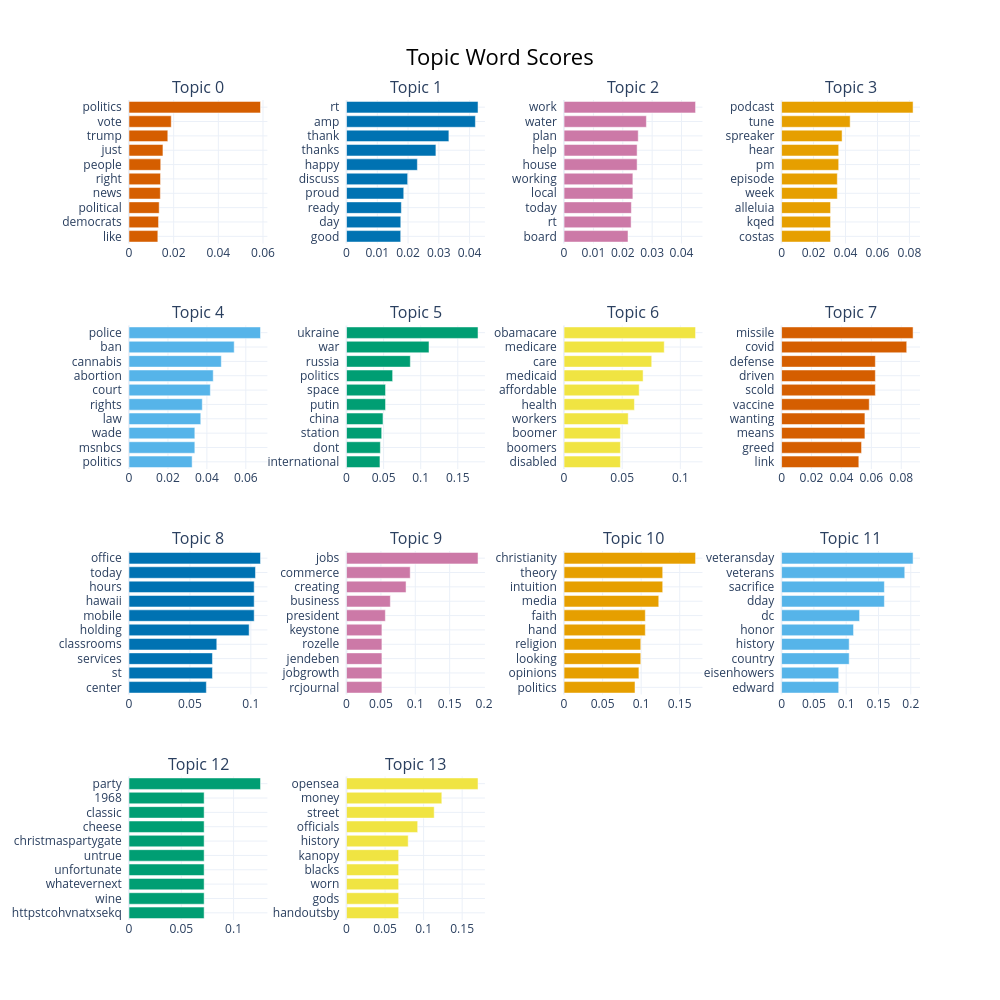

The code cell stored with this chart in its notebook:
### Markdown cell above
#### Visualizing Topic Terms: Bar Chart of Top Keywords

In the visualization below, we present a bar chart depicting the top 10 keywords for the most prominent topics identified by the BERTopic model. The bar chart helps illustrate the composition of each topic by showing the relative importance of each keyword, as represented by the c-TF-IDF scores. 

These scores indicate which words best describe a given topic, making it easy to understand the distinguishing characteristics of different topics. However, without clear labels, interpreting these keywords can be challenging, which is why we later leverage an LLM to provide human-readable summaries.

**Key Insights**:
- What are the key terms that define each topic?
- Are there any overlapping terms between topics?

### Code cell
# Visualize the terms for the topics using a bar chart
barchart_fig = combined_model_reduced.visualize_barchart(top_n_topics=15, n_words=10)  # Show top 15 topics and 10 keywords per topic

# Save the visualization as an HTML file
barchart_fig.write_html("topic_barchart.html")

# Show the visualization directly (if running in an environment that supports it)
barchart_fig.show()

### Figure 1 — Plotly figure (JSON) as saved in the notebook; plotly's stock layout.template omitted (floating-point values rounded to 4 significant figures)
{"data": [{"marker": {"color": "#D55E00"}, "orientation": "h", "type": "bar", "x": [0.01291, 0.01323, 0.01351, 0.01404, 0.01412, 0.01421, 0.0152, 0.01738, 0.01892, 0.05889], "xaxis": "x", "y": ["like  ", "democrats  ", "political  ", "news  ", "right  ", "people  ", "just  ", "trump  ", "vote  ", "politics  "], "yaxis": "y"}, {"marker": {"color": "#0072B2"}, "orientation": "h", "type": "bar", "x": [0.01761, 0.01764, 0.01782, 0.0186, 0.01987, 0.02303, 0.02905, 0.03327, 0.04189, 0.04275], "xaxis": "x2", "y": ["good  ", "day  ", "ready  ", "proud  ", "discuss  ", "happy  ", "thanks  ", "thank  ", "amp  ", "rt  "], "yaxis": "y2"}, {"marker": {"color": "#CC79A7"}, "orientation": "h", "type": "bar", "x": [0.02178, 0.02284, 0.02293, 0.02344, 0.02344, 0.02488, 0.02488, 0.02526, 0.02804, 0.04479], "xaxis": "x3", "y": ["board  ", "rt  ", "today  ", "local  ", "working  ", "house  ", "help  ", "plan  ", "water  ", "work  "], "yaxis": "y3"}, {"marker": {"color": "#E69F00"}, "orientation": "h", "type": "bar", "x": [0.03064, 0.03064, 0.03064, 0.03488, 0.03488, 0.03574, 0.03574, 0.03786, 0.04291, 0.08228], "xaxis": "x4", "y": ["costas  ", "kqed  ", "alleluia  ", "week  ", "episode  ", "pm  ", "hear  ", "spreaker  ", "tune  ", "podcast  "], "yaxis": "y4"}, {"marker": {"color": "#56B4E9"}, "orientation": "h", "type": "bar", "x": [0.03243, 0.03382, 0.03382, 0.03687, 0.03764, 0.04178, 0.04326, 0.04742, 0.05404, 0.06755], "xaxis": "x5", "y": ["politics  ", "msnbcs  ", "wade  ", "law  ", "rights  ", "court  ", "abortion  ", "cannabis  ", "ban  ", "police  "], "yaxis": "y5"}, {"marker": {"color": "#009E73"}, "orientation": "h", "type": "bar", "x": [0.04508, 0.04563, 0.04742, 0.04915, 0.05259, 0.05259, 0.06216, 0.08602, 0.1112, 0.1773], "xaxis": "x6", "y": ["international  ", "dont  ", "station  ", "china  ", "putin  ", "space  ", "politics  ", "russia  ", "war  ", "ukraine  "], "yaxis": "y6"}, {"marker": {"color": "#F0E442"}, "orientation": "h", "type": "bar", "x": [0.04848, 0.04848, 0.04848, 0.05518, 0.06052, 0.06462, 0.06798, 0.0754, 0.08616, 0.1131], "xaxis": "x7", "y": ["disabled  ", "boomers  ", "boomer  ", "workers  ", "health  ", "affordable  ", "medicaid  ", "care  ", "medicare  ", "obamacare  "], "yaxis": "y7"}, {"marker": {"color": "#D55E00"}, "orientation": "h", "type": "bar", "x": [0.05163, 0.05346, 0.0557, 0.0557, 0.0586, 0.06268, 0.06268, 0.06268, 0.08364, 0.0879], "xaxis": "x8", "y": ["link  ", "greed  ", "means  ", "wanting  ", "vaccine  ", "scold  ", "driven  ", "defense  ", "covid  ", "missile  "], "yaxis": "y8"}, {"marker": {"color": "#0072B2"}, "orientation": "h", "type": "bar", "x": [0.06349, 0.0685, 0.0685, 0.07206, 0.09861, 0.1028, 0.1028, 0.1028, 0.1038, 0.1079], "xaxis": "x9", "y": ["center  ", "st  ", "services  ", "classrooms  ", "holding  ", "mobile  ", "hawaii  ", "hours  ", "today  ", "office  "], "yaxis": "y9"}, {"marker": {"color": "#CC79A7"}, "orientation": "h", "type": "bar", "x": [0.05148, 0.05148, 0.05148, 0.05148, 0.05148, 0.05648, 0.06376, 0.08658, 0.09262, 0.1913], "xaxis": "x10", "y": ["rcjournal  ", "jobgrowth  ", "jendeben  ", "rozelle  ", "keystone  ", "president  ", "business  ", "creating  ", "commerce  ", "jobs  "], "yaxis": "y10"}, {"marker": {"color": "#E69F00"}, "orientation": "h", "type": "bar", "x": [0.09203, 0.09708, 0.09949, 0.09949, 0.1054, 0.1054, 0.1228, 0.1279, 0.1279, 0.1705], "xaxis": "x11", "y": ["politics  ", "opinions  ", "looking  ", "religion  ", "hand  ", "faith  ", "media  ", "intuition  ", "theory  ", "christianity  "], "yaxis": "y11"}, {"marker": {"color": "#56B4E9"}, "orientation": "h", "type": "bar", "x": [0.08843, 0.08843, 0.1046, 0.1046, 0.1114, 0.1207, 0.1591, 0.1591, 0.1907, 0.2035], "xaxis": "x12", "y": ["edward  ", "eisenhowers  ", "country  ", "history  ", "honor  ", "dc  ", "dday  ", "sacrifice  ", "veterans  ", "veteransday  "], "yaxis": "y12"}, {"marker": {"color": "#009E73"}, "orientation": "h", "type": "bar", "x": [0.07185, 0.07185, 0.07185, 0.07185, 0.07185, 0.07185, 0.07185, 0.07185, 0.07185, 0.1258], "xaxis": "x13", "y": ["httpstcohvnatxsekq  ", "wine  ", "whatevernext  ", "unfortunate  ", "untrue  ", "christmaspartygate  ", "cheese  ", "classic  ", "1968  ", "party  "], "yaxis": "y13"}, {"marker": {"color": "#F0E442"}, "orientation": "h", "type": "bar", "x": [0.06762, 0.06762, 0.06762, 0.06762, 0.06762, 0.08001, 0.09232, 0.1137, 0.1236, 0.1706], "xaxis": "x14", "y": ["handoutsby  ", "gods  ", "worn  ", "blacks  ", "kanopy  ", "history  ", "officials  ", "street  ", "money  ", "opensea  "], "yaxis": "y14"}], "layout": {"annotations": [{"font": {"size": 16}, "showarrow": false, "text": "Topic 0", "x": 0.0875, "xanchor": "center", "xref": "paper", "y": 1, "yanchor": "bottom", "yref": "paper"}, {"font": {"size": 16}, "showarrow": false, "text": "Topic 1", "x": 0.3625, "xanchor": "center", "xref": "paper", "y": 1, "yanchor": "bottom", "yref": "paper"}, {"font": {"size": 16}, "showarrow": false, "text": "Topic 2", "x": 0.6375, "xanchor": "center", "xref": "paper", "y": 1, "yanchor": "bottom", "yref": "paper"}, {"font": {"size": 16}, "showarrow": false, "text": "Topic 3", "x": 0.9125, "xanchor": "center", "xref": "paper", "y": 1, "yanchor": "bottom", "yref": "paper"}, {"font": {"size": 16}, "showarrow": false, "text": "Topic 4", "x": 0.0875, "xanchor": "center", "xref": "paper", "y": 0.725, "yanchor": "bottom", "yref": "paper"}, {"font": {"size": 16}, "showarrow": false, "text": "Topic 5", "x": 0.3625, "xanchor": "center", "xref": "paper", "y": 0.725, "yanchor": "bottom", "yref": "paper"}, {"font": {"size": 16}, "showarrow": false, "text": "Topic 6", "x": 0.6375, "xanchor": "center", "xref": "paper", "y": 0.725, "yanchor": "bottom", "yref": "paper"}, {"font": {"size": 16}, "showarrow": false, "text": "Topic 7", "x": 0.9125, "xanchor": "center", "xref": "paper", "y": 0.725, "yanchor": "bottom", "yref": "paper"}, {"font": {"size": 16}, "showarrow": false, "text": "Topic 8", "x": 0.0875, "xanchor": "center", "xref": "paper", "y": 0.45, "yanchor": "bottom", "yref": "paper"}, {"font": {"size": 16}, "showarrow": false, "text": "Topic 9", "x": 0.3625, "xanchor": "center", "xref": "paper", "y": 0.45, "yanchor": "bottom", "yref": "paper"}, {"font": {"size": 16}, "showarrow": false, "text": "Topic 10", "x": 0.6375, "xanchor": "center", "xref": "paper", "y": 0.45, "yanchor": "bottom", "yref": "paper"}, {"font": {"size": 16}, "showarrow": false, "text": "Topic 11", "x": 0.9125, "xanchor": "center", "xref": "paper", "y": 0.45, "yanchor": "bottom", "yref": "paper"}, {"font": {"size": 16}, "showarrow": false, "text": "Topic 12", "x": 0.0875, "xanchor": "center", "xref": "paper", "y": 0.175, "yanchor": "bottom", "yref": "paper"}, {"font": {"size": 16}, "showarrow": false, "text": "Topic 13", "x": 0.3625, "xanchor": "center", "xref": "paper", "y": 0.175, "yanchor": "bottom", "yref": "paper"}], "height": 1000, "hoverlabel": {"bgcolor": "white", "font": {"family": "Rockwell", "size": 16}}, "showlegend": false, "title": {"font": {"color": "Black", "size": 22}, "text": "Topic Word Scores", "x": 0.5, "xanchor": "center", "yanchor": "top"}, "width": 1000, "xaxis": {"anchor": "y", "autorange": true, "domain": [0, 0.175], "range": [0, 0.06199], "showgrid": true, "type": "linear"}, "xaxis10": {"anchor": "y10", "autorange": true, "domain": [0.275, 0.45], "range": [0, 0.2013], "showgrid": true, "type": "linear"}, "xaxis11": {"anchor": "y11", "autorange": true, "domain": [0.55, 0.725], "range": [0, 0.1795], "showgrid": true, "type": "linear"}, "xaxis12": {"anchor": "y12", "autorange": true, "domain": [0.825, 1], "range": [0, 0.2143], "showgrid": true, "type": "linear"}, "xaxis13": {"anchor": "y13", "autorange": true, "domain": [0, 0.175], "range": [0, 0.1324], "showgrid": true, "type": "linear"}, "xaxis14": {"anchor": "y14", "autorange": true, "domain": [0.275, 0.45], "range": [0, 0.1796], "showgrid": true, "type": "linear"}, "xaxis15": {"anchor": "y15", "domain": [0.55, 0.725], "showgrid": true}, "xaxis16": {"anchor": "y16", "domain": [0.825, 1], "showgrid": true}, "xaxis2": {"anchor": "y2", "autorange": true, "domain": [0.275, 0.45], "range": [0, 0.045], "showgrid": true, "type": "linear"}, "xaxis3": {"anchor": "y3", "autorange": true, "domain": [0.55, 0.725], "range": [0, 0.04714], "showgrid": true, "type": "linear"}, "xaxis4": {"anchor": "y4", "autorange": true, "domain": [0.825, 1], "range": [0, 0.08661], "showgrid": true, "type": "linear"}, "xaxis5": {"anchor": "y5", "autorange": true, "domain": [0, 0.175], "range": [0, 0.0711], "showgrid": true, "type": "linear"}, "xaxis6": {"anchor": "y6", "autorange": true, "domain": [0.275, 0.45], "range": [0, 0.1866], "showgrid": true, "type": "linear"}, "xaxis7": {"anchor": "y7", "autorange": true, "domain": [0.55, 0.725], "range": [0, 0.119], "showgrid": true, "type": "linear"}, "xaxis8": {"anchor": "y8", "autorange": true, "domain": [0.825, 1], "range": [0, 0.09252], "showgrid": true, "type": "linear"}, "xaxis9": {"anchor": "y9", "autorange": true, "domain": [0, 0.175], "range": [0, 0.1136], "showgrid": true, "type": "linear"}, "yaxis": {"anchor": "x", "autorange": true, "domain": [0.825, 1], "range": [-0.5, 9.5], "showgrid": true, "type": "category"}, "yaxis10": {"anchor": "x10", "autorange": true, "domain": [0.275, 0.45], "range": [-0.5, 9.5], "showgrid": true, "type": "category"}, "yaxis11": {"anchor": "x11", "autorange": true, "domain": [0.275, 0.45], "range": [-0.5, 9.5], "showgrid": true, "type": "category"}, "yaxis12": {"anchor": "x12", "autorange": true, "domain": [0.275, 0.45], "range": [-0.5, 9.5], "showgrid": true, "type": "category"}, "yaxis13": {"anchor": "x13", "autorange": true, "domain": [0, 0.175], "range": [-0.5, 9.5], "showgrid": true, "type": "category"}, "yaxis14": {"anchor": "x14", "autorange": true, "domain": [0, 0.175], "range": [-0.5, 9.5], "showgrid": true, "type": "category"}, "yaxis15": {"anchor": "x15", "domain": [0, 0.175], "showgrid": true}, "yaxis16": {"anchor": "x16", "domain": [0, 0.175], "showgrid": true}, "yaxis2": {"anchor": "x2", "autorange": true, "domain": [0.825, 1], "range": [-0.5, 9.5], "showgrid": true, "type": "category"}, "yaxis3": {"anchor": "x3", "autorange": true, "domain": [0.825, 1], "range": [-0.5, 9.5], "showgrid": true, "type": "category"}, "yaxis4": {"anchor": "x4", "autorange": true, "domain": [0.825, 1], "range": [-0.5, 9.5], "showgrid": true, "type": "category"}, "yaxis5": {"anchor": "x5", "autorange": true, "domain": [0.55, 0.725], "range": [-0.5, 9.5], "showgrid": true, "type": "category"}, "yaxis6": {"anchor": "x6", "autorange": true, "domain": [0.55, 0.725], "range": [-0.5, 9.5], "showgrid": true, "type": "category"}, "yaxis7": {"anchor": "x7", "autorange": true, "domain": [0.55, 0.725], "range": [-0.5, 9.5], "showgrid": true, "type": "category"}, "yaxis8": {"anchor": "x8", "autorange": true, "domain": [0.55, 0.725], "range": [-0.5, 9.5], "showgrid": true, "type": "category"}, "yaxis9": {"anchor": "x9", "autorange": true, "domain": [0.275, 0.45], "range": [-0.5, 9.5], "showgrid": true, "type": "category"}}}
